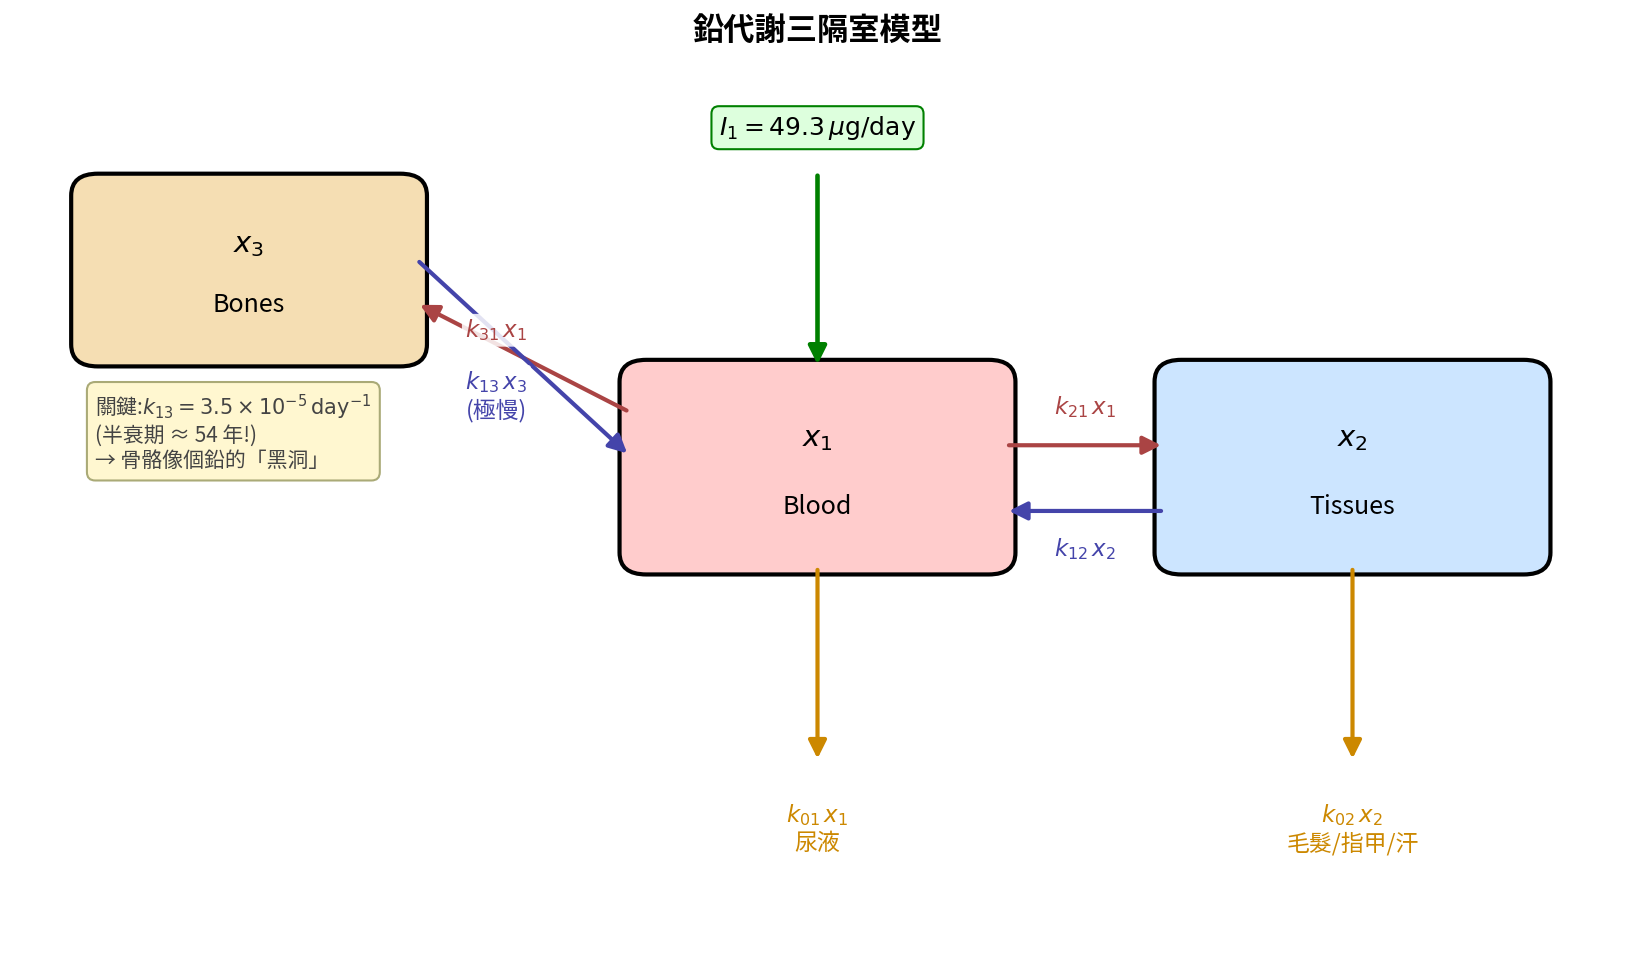

The script that saved this image:
"""Compartment diagram for the 3-compartment lead-flow model.

This is a hand-drawn schematic produced with matplotlib patches.  It
shows three boxes (blood, tissues, bones), the input I1, the four
outflow routes, and the six inter-compartment fluxes with their
rate-constant labels.  No simulation here — just the structural picture
that the simulation in fig2 follows.

Layout (roughly):

         I1 (input)
              │
              ▼
     ┌─────────────┐
     │ x3 bones    │  k31·x1 ───►
     │             │  ◄─── k13·x3       k01·x1
     └──────▲──────┘        ┌─────────┐  → urine
            │               │ x1 blood│  k21·x1
            └───────────────┤         ├──────────►  ┌──────────┐
                            └─────────┘             │ x2 tiss  │
                                  ▲    k12·x2       │          │
                                  └─────────────────┤          │
                                                    └────┬─────┘
                                                         │ k02·x2
                                                         ▼  hair/nails/sweat

Output: fig1_compartment_diagram.png next to this file.
"""
from pathlib import Path
import matplotlib.pyplot as plt
import matplotlib.patches as mpatches
from matplotlib.patches import FancyArrowPatch
from matplotlib import font_manager

OUTDIR = Path(__file__).parent
plt.rcParams["axes.unicode_minus"] = False

cjk_candidates = ["Noto Sans CJK TC", "Noto Sans CJK SC", "Noto Sans CJK JP"]
available = {f.name for f in font_manager.fontManager.ttflist}
cjk_font = next((c for c in cjk_candidates if c in available), None)
if cjk_font:
    plt.rcParams["font.family"] = cjk_font


fig, ax = plt.subplots(figsize=(11, 6.5))
ax.set_xlim(0, 12)
ax.set_ylim(0, 8)
ax.axis("off")

# Boxes ----------------------------------------------------------------------
def draw_box(x, y, w, h, label_top, label_bottom, color):
    box = mpatches.FancyBboxPatch((x, y), w, h,
                                  boxstyle="round,pad=0.08,rounding_size=0.2",
                                  fc=color, ec="black", lw=2)
    ax.add_patch(box)
    ax.text(x + w / 2, y + h * 0.65, label_top, ha="center", va="center",
            fontsize=14, fontweight="bold")
    ax.text(x + w / 2, y + h * 0.30, label_bottom, ha="center", va="center",
            fontsize=12, style="italic")


# x3 bones (top-left)
draw_box(0.5, 5.3, 2.5, 1.6, r"$x_3$", "Bones", "#f5deb3")
# x1 blood (center)
draw_box(4.6, 3.4, 2.8, 1.8, r"$x_1$", "Blood", "#ffcccc")
# x2 tissues (right)
draw_box(8.6, 3.4, 2.8, 1.8, r"$x_2$", "Tissues", "#cce5ff")


# Arrow helper ---------------------------------------------------------------
def arrow(xy1, xy2, label, label_xy, color="black", style="-|>",
          lw=1.8, label_color=None):
    ar = FancyArrowPatch(xy1, xy2, arrowstyle=style, mutation_scale=18,
                         lw=lw, color=color)
    ax.add_patch(ar)
    ax.text(label_xy[0], label_xy[1], label, fontsize=11,
            color=label_color or color, ha="center", va="center",
            bbox=dict(boxstyle="round,pad=0.15", fc="white", ec="none",
                      alpha=0.85))


# I1 inflow (top, into blood)
ax.text(6.0, 7.4, r"$I_1 = 49.3\,\mu\mathrm{g/day}$", ha="center", va="center",
        fontsize=12, fontweight="bold",
        bbox=dict(boxstyle="round,pad=0.3", fc="#dfd", ec="green"))
arrow((6.0, 7.0), (6.0, 5.2), "", (0, 0), color="green", lw=2.2)

# Blood <-> Tissues  (two arrows)
arrow((7.4, 4.5), (8.6, 4.5), r"$k_{21}\,x_1$", (8.0, 4.85),
      color="#a44", lw=2.0)
arrow((8.6, 3.9), (7.4, 3.9), r"$k_{12}\,x_2$", (8.0, 3.55),
      color="#44a", lw=2.0)

# Blood -> Bones / Bones -> Blood
arrow((4.6, 4.8), (3.0, 5.8), r"$k_{31}\,x_1$", (3.6, 5.55),
      color="#a44", lw=2.0)
arrow((3.0, 6.2), (4.6, 4.4),
      r"$k_{13}\,x_3$" + "\n" + r"(極慢)",
      (3.6, 4.95), color="#44a", lw=2.0)

# Urinary outflow from blood
arrow((6.0, 3.4), (6.0, 1.6), r"$k_{01}\,x_1$" + "\n尿液", (6.0, 1.0),
      color="#c80", lw=2.0)

# Hair/nails/sweat outflow from tissues
arrow((10.0, 3.4), (10.0, 1.6), r"$k_{02}\,x_2$" + "\n毛髮/指甲/汗",
      (10.0, 1.0), color="#c80", lw=2.0)

# Title and rate table
fig.suptitle("鉛代謝三隔室模型", fontsize=15, fontweight="bold", y=0.97)

# Annotate the slow rate
ax.annotate("關鍵:$k_{13}=3.5\\times10^{-5}\\,\\mathrm{day}^{-1}$\n"
            "(半衰期 ≈ 54 年!)\n"
            "→ 骨骼像個鉛的「黑洞」",
            xy=(0.6, 4.3), fontsize=10, color="#444",
            bbox=dict(boxstyle="round,pad=0.4", fc="#fff7d0", ec="#aa7"))

fig.tight_layout()
fig.savefig(OUTDIR / "fig1_compartment_diagram.png", dpi=150,
            bbox_inches="tight")
print(f"Wrote {OUTDIR / 'fig1_compartment_diagram.png'}")
